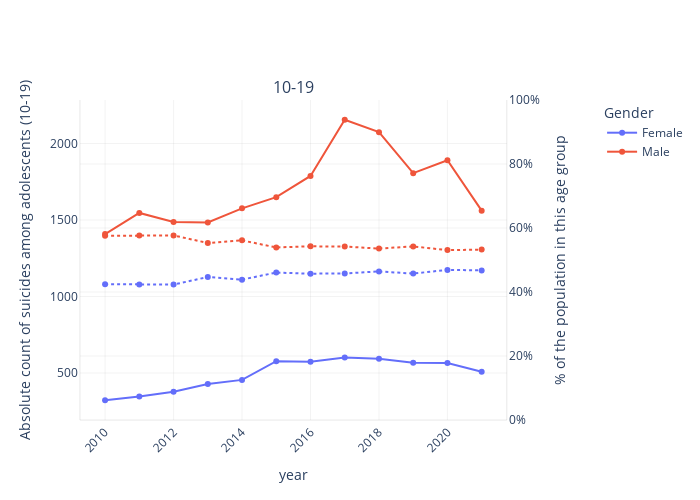
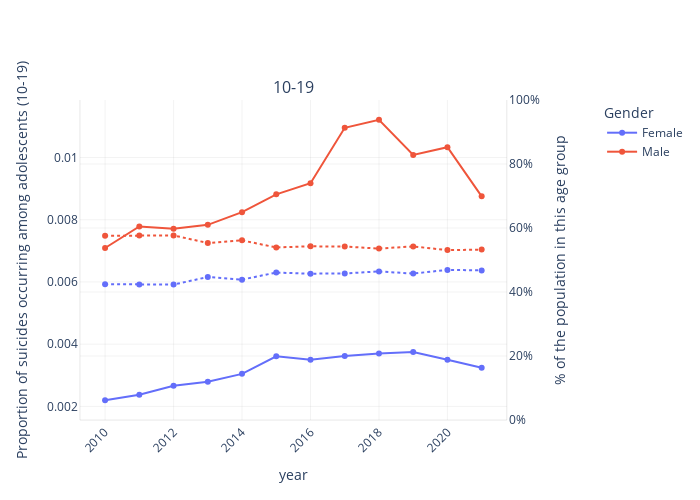
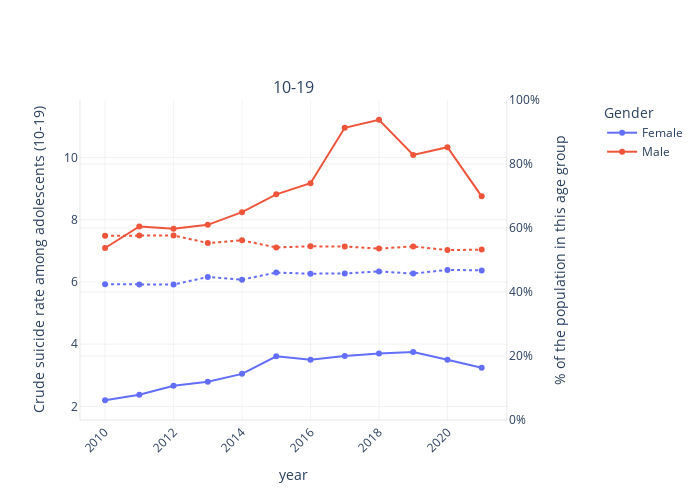

Notebook code cell kept with these figures, in order:
### Markdown cell above
### By gender

### Code cell
plot_params = {"x": "year",
               "color": "gender",
               "by": "age_strat",
               "scatter": False,
               "rows": 1,
               "data_slice": {"age_strat": "10-19"},
               "second_y": {"secondary_y": True,
                            "y": "pop_share",
                            "line_param": {"dash": "dot"}}}
kwargs = {"secondary_range": [0, 100],
          "secondary_ticksuffix": "%",
          "hide_title": True,
          "second_y_title_text": "% of the population in this age group",
          "legend_text": "Gender"}

plot_params["y"] = "deaths"
kwargs["y_title_text"] = "Absolute count of suicides among adolescents (10-19)"
kwargs["plot_filename"] = f"adolescents_{plot_params['color']}_{plot_params['y']}"
plot_params.update(kwargs)

sd.plot(**plot_params
    )

plot_params["y"] = "suicide_proportion"
kwargs["y_title_text"] = "Proportion of suicides occurring among adolescents (10-19)"
kwargs["plot_filename"] = f"adolescents_{plot_params['color']}_{plot_params['y']}"
kwargs["primary_ticksuffix"] = "%"
plot_params.update(kwargs)
kwargs.pop("primary_ticksuffix")
plot_params.pop("primary_ticksuffix")

sd.plot(**plot_params
    )

plot_params["y"] = "suicide_per_100k"
kwargs["y_title_text"] = "Crude suicide rate among adolescents (10-19)"
kwargs["plot_filename"] = f"adolescents_{plot_params['color']}_{plot_params['y']}"
plot_params.update(kwargs)

sd.plot(**plot_params
    )

### Figure 1 — Plotly figure (JSON) as saved in the notebook; plotly's stock layout.template omitted (floating-point values rounded to 4 significant figures)
{"data": [{"line": {"color": "#636EFA"}, "mode": "markers+lines", "name": "Female", "showlegend": true, "type": "scatter", "x": [2010, 2011, 2012, 2013, 2014, 2015, 2016, 2017, 2018, 2019, 2020, 2021], "xaxis": "x", "y": [322, 346, 377, 428, 455, 577, 574, 602, 593, 567, 566, 508], "yaxis": "y"}, {"line": {"color": "#EF553B"}, "mode": "markers+lines", "name": "Male", "showlegend": true, "type": "scatter", "x": [2010, 2011, 2012, 2013, 2014, 2015, 2016, 2017, 2018, 2019, 2020, 2021], "xaxis": "x", "y": [1408, 1546, 1487, 1484, 1576, 1649, 1788, 2155, 2074, 1806, 1890, 1561], "yaxis": "y"}, {"line": {"color": "#636EFA", "dash": "dot"}, "mode": "markers+lines", "name": "Female", "showlegend": false, "type": "scatter", "x": [2010, 2011, 2012, 2013, 2014, 2015, 2016, 2017, 2018, 2019, 2020, 2021], "xaxis": "x", "y": [42.46, 42.32, 42.31, 44.7, 43.87, 46.08, 45.72, 45.8, 46.43, 45.76, 46.91, 46.75], "yaxis": "y2"}, {"line": {"color": "#EF553B", "dash": "dot"}, "mode": "markers+lines", "name": "Male", "showlegend": false, "type": "scatter", "x": [2010, 2011, 2012, 2013, 2014, 2015, 2016, 2017, 2018, 2019, 2020, 2021], "xaxis": "x", "y": [57.54, 57.68, 57.69, 55.3, 56.13, 53.92, 54.28, 54.2, 53.57, 54.24, 53.09, 53.25], "yaxis": "y2"}], "layout": {"annotations": [{"font": {"size": 16}, "showarrow": false, "text": "10-19", "x": 0.47, "xanchor": "center", "xref": "paper", "y": 1, "yanchor": "bottom", "yref": "paper"}], "height": 500, "legend": {"title": {"text": "Gender"}, "x": 1.15}, "plot_bgcolor": "rgb(255,255,255)", "width": 700, "xaxis": {"anchor": "y", "domain": [0, 0.94], "gridcolor": "grey", "gridwidth": 0.1, "linecolor": "black", "linewidth": 0.1, "showline": true, "tickangle": -45, "title": {"text": "year"}}, "yaxis": {"anchor": "x", "domain": [0, 1], "gridcolor": "grey", "gridwidth": 0.1, "linecolor": "black", "linewidth": 0.1, "showline": true, "ticksuffix": "", "title": {"text": "Absolute count of suicides among adolescents (10-19)"}}, "yaxis2": {"anchor": "x", "gridcolor": "grey", "gridwidth": 0.1, "linecolor": "black", "linewidth": 0.1, "overlaying": "y", "range": [0, 100], "showline": true, "side": "right", "ticksuffix": "%", "title": {"text": "% of the population in this age group"}}}}

### Figure 2 — Plotly figure (JSON) as saved in the notebook; plotly's stock layout.template omitted (floating-point values rounded to 4 significant figures)
{"data": [{"line": {"color": "#636EFA"}, "mode": "markers+lines", "name": "Female", "showlegend": true, "type": "scatter", "x": [2010, 2011, 2012, 2013, 2014, 2015, 2016, 2017, 2018, 2019, 2020, 2021], "xaxis": "x", "y": [0.002198, 0.002374, 0.002664, 0.002796, 0.003045, 0.00361, 0.003496, 0.003622, 0.003699, 0.003752, 0.003501, 0.003244], "yaxis": "y"}, {"line": {"color": "#EF553B"}, "mode": "markers+lines", "name": "Male", "showlegend": true, "type": "scatter", "x": [2010, 2011, 2012, 2013, 2014, 2015, 2016, 2017, 2018, 2019, 2020, 2021], "xaxis": "x", "y": [0.007091, 0.007781, 0.007707, 0.007835, 0.008243, 0.008816, 0.009174, 0.01095, 0.01121, 0.01008, 0.01033, 0.008751], "yaxis": "y"}, {"line": {"color": "#636EFA", "dash": "dot"}, "mode": "markers+lines", "name": "Female", "showlegend": false, "type": "scatter", "x": [2010, 2011, 2012, 2013, 2014, 2015, 2016, 2017, 2018, 2019, 2020, 2021], "xaxis": "x", "y": [42.46, 42.32, 42.31, 44.7, 43.87, 46.08, 45.72, 45.8, 46.43, 45.76, 46.91, 46.75], "yaxis": "y2"}, {"line": {"color": "#EF553B", "dash": "dot"}, "mode": "markers+lines", "name": "Male", "showlegend": false, "type": "scatter", "x": [2010, 2011, 2012, 2013, 2014, 2015, 2016, 2017, 2018, 2019, 2020, 2021], "xaxis": "x", "y": [57.54, 57.68, 57.69, 55.3, 56.13, 53.92, 54.28, 54.2, 53.57, 54.24, 53.09, 53.25], "yaxis": "y2"}], "layout": {"annotations": [{"font": {"size": 16}, "showarrow": false, "text": "10-19", "x": 0.47, "xanchor": "center", "xref": "paper", "y": 1, "yanchor": "bottom", "yref": "paper"}], "height": 500, "legend": {"title": {"text": "Gender"}, "x": 1.15}, "plot_bgcolor": "rgb(255,255,255)", "width": 700, "xaxis": {"anchor": "y", "domain": [0, 0.94], "gridcolor": "grey", "gridwidth": 0.1, "linecolor": "black", "linewidth": 0.1, "showline": true, "tickangle": -45, "title": {"text": "year"}}, "yaxis": {"anchor": "x", "domain": [0, 1], "gridcolor": "grey", "gridwidth": 0.1, "linecolor": "black", "linewidth": 0.1, "showline": true, "ticksuffix": "", "title": {"text": "Proportion of suicides occurring among adolescents (10-19)"}}, "yaxis2": {"anchor": "x", "gridcolor": "grey", "gridwidth": 0.1, "linecolor": "black", "linewidth": 0.1, "overlaying": "y", "range": [0, 100], "showline": true, "side": "right", "ticksuffix": "%", "title": {"text": "% of the population in this age group"}}}}

### Figure 3 — Plotly figure (JSON) as saved in the notebook; plotly's stock layout.template omitted (floating-point values rounded to 4 significant figures)
{"data": [{"line": {"color": "#636EFA"}, "mode": "markers+lines", "name": "Female", "showlegend": true, "type": "scatter", "x": [2010, 2011, 2012, 2013, 2014, 2015, 2016, 2017, 2018, 2019, 2020, 2021], "xaxis": "x", "y": [2.198, 2.374, 2.664, 2.796, 3.045, 3.61, 3.496, 3.622, 3.699, 3.752, 3.501, 3.244], "yaxis": "y"}, {"line": {"color": "#EF553B"}, "mode": "markers+lines", "name": "Male", "showlegend": true, "type": "scatter", "x": [2010, 2011, 2012, 2013, 2014, 2015, 2016, 2017, 2018, 2019, 2020, 2021], "xaxis": "x", "y": [7.091, 7.781, 7.707, 7.835, 8.243, 8.816, 9.174, 10.95, 11.21, 10.08, 10.33, 8.751], "yaxis": "y"}, {"line": {"color": "#636EFA", "dash": "dot"}, "mode": "markers+lines", "name": "Female", "showlegend": false, "type": "scatter", "x": [2010, 2011, 2012, 2013, 2014, 2015, 2016, 2017, 2018, 2019, 2020, 2021], "xaxis": "x", "y": [42.46, 42.32, 42.31, 44.7, 43.87, 46.08, 45.72, 45.8, 46.43, 45.76, 46.91, 46.75], "yaxis": "y2"}, {"line": {"color": "#EF553B", "dash": "dot"}, "mode": "markers+lines", "name": "Male", "showlegend": false, "type": "scatter", "x": [2010, 2011, 2012, 2013, 2014, 2015, 2016, 2017, 2018, 2019, 2020, 2021], "xaxis": "x", "y": [57.54, 57.68, 57.69, 55.3, 56.13, 53.92, 54.28, 54.2, 53.57, 54.24, 53.09, 53.25], "yaxis": "y2"}], "layout": {"annotations": [{"font": {"size": 16}, "showarrow": false, "text": "10-19", "x": 0.47, "xanchor": "center", "xref": "paper", "y": 1, "yanchor": "bottom", "yref": "paper"}], "height": 500, "legend": {"title": {"text": "Gender"}, "x": 1.15}, "plot_bgcolor": "rgb(255,255,255)", "width": 700, "xaxis": {"anchor": "y", "domain": [0, 0.94], "gridcolor": "grey", "gridwidth": 0.1, "linecolor": "black", "linewidth": 0.1, "showline": true, "tickangle": -45, "title": {"text": "year"}}, "yaxis": {"anchor": "x", "domain": [0, 1], "gridcolor": "grey", "gridwidth": 0.1, "linecolor": "black", "linewidth": 0.1, "showline": true, "ticksuffix": "", "title": {"text": "Crude suicide rate among adolescents (10-19)"}}, "yaxis2": {"anchor": "x", "gridcolor": "grey", "gridwidth": 0.1, "linecolor": "black", "linewidth": 0.1, "overlaying": "y", "range": [0, 100], "showline": true, "side": "right", "ticksuffix": "%", "title": {"text": "% of the population in this age group"}}}}
